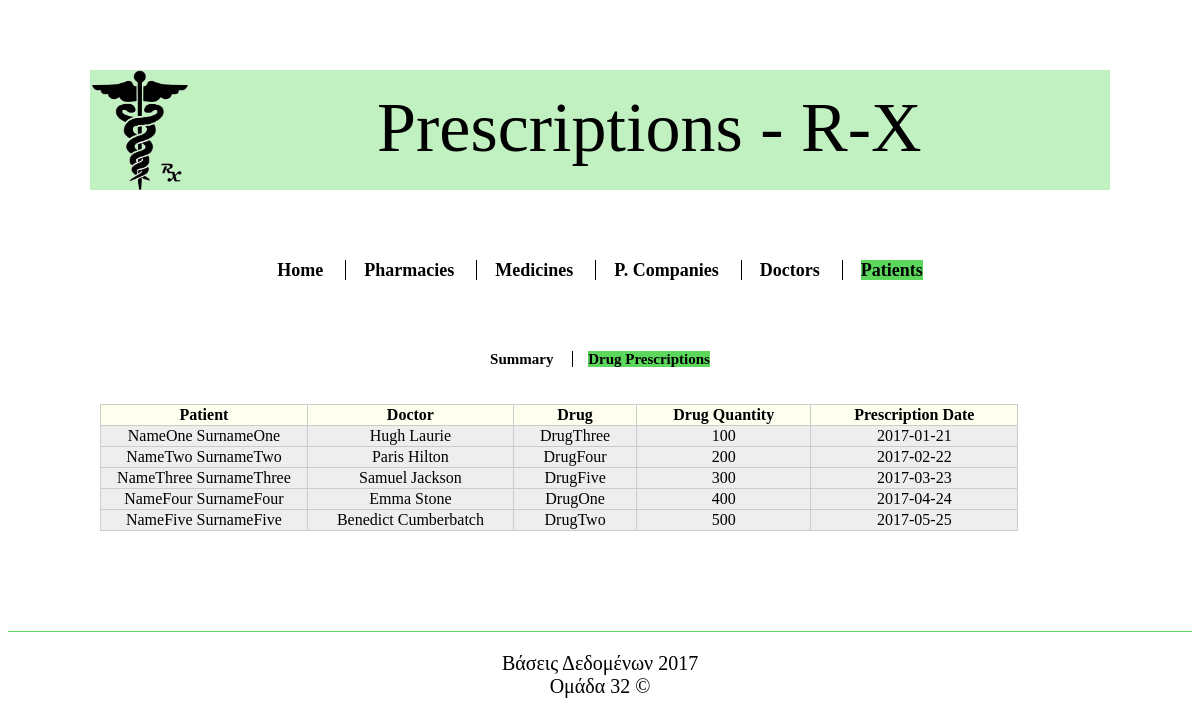
/patientDrugs.php, run on the app's committed database.
### tables this page shows
Create Table if not exists Prescription (
	PatientId integer unsigned not null,
	DoctorId integer unsigned not null,
	DrugId integer unsigned not null,
	PrescriptionDate date not null,
	Quantity integer not null,
	primary key(PatientId, DoctorId, DrugId),
	foreign key (PatientId) references Patient(PatientId) on delete cascade on update cascade,
	foreign key (DoctorId) references Doctor(DoctorId) on delete cascade on update cascade,
	foreign key (DrugId) references Drug(DrugId) on delete cascade on update cascade
);

Create Table if not exists Patient (
	PatientId integer unsigned auto_increment not null,
	FirstName varchar(20) not null,
	LastName varchar(20) not null,
	Town varchar(20) not null,
	StreetName varchar(20) not null,
	StreetNumber integer not null,
	PostalCode integer not null,
	Age integer not null,
	DoctorId integer unsigned not null,
	primary key (PatientId),
	foreign key (DoctorId) references Doctor(DoctorId) on delete cascade
);

Create Table if not exists Doctor (
	DoctorId integer unsigned auto_increment not null,
	FirstName varchar(20) not null,
	LastName varchar(20) not null,
	Speciality varchar(20) not null,
	ExperienceYears integer not null,
	primary key (DoctorId)
);

Create Table if not exists Drug (
	DrugId integer unsigned auto_increment not null,
	Name varchar(20) not null,
	Formula varchar(20) not null,
	CompanyId integer unsigned not null,
	primary key (DrugId),
	foreign key (CompanyId) references Company(CompanyId) on delete cascade
);

### patientDrugs.php (the view, shortened to what this page needs)
<?php
	include('inc/header.inc.php');
	include('inc/connect.inc.php');
?>
<div id="menu">
	<ul>
		<li><a href="index.php">Home</a></li>
		<li><a href="pharmacy.php">Pharmacies</a></li>
		<li><a href="medicine.php">Medicines</a></li>
		<li><a href="company.php">P. Companies</a></li>
		<li><a href="doctor.php">Doctors</a></li>
		<li><a href="patient.php" style="background-color:#5bd75b">Patients</a></li>
	</ul>
</div>
<div id="main">
<div id="menu2">
	<ul>
		<li><a href="patient.php">Summary</a></li>
		<li><a href="patientDrugs.php" style="background-color:#5bd75b">Drug Prescriptions</a></li>
	</ul>
</div>
<br/><br/>
<?php
	$sql1 = "SELECT Patient.FirstName as pfn, Patient.LastName as pln,
					Doctor.FirstName as dfn, Doctor.LastName as dln, Drug.Name,
					Prescription.PrescriptionDate, Prescription.Quantity
			 FROM ( (Prescription inner join Patient on Prescription.PatientId=Patient.PatientId)
			 		inner join Doctor on Prescription.DoctorId=Doctor.DoctorId)
					inner join Drug on Prescription.DrugId=Drug.DrugId";
	$mydata1 = mysql_query($sql1,$con);
	echo "
	<table width='90%'>
	<tr style='background-color:#FFFFF0'>
		<th>Patient</th>
		<th>Doctor</th>
		<th>Drug</th>
		<th>Drug Quantity</th>
		<th>Prescription Date</th>
	</tr>";
	while ($record1 = mysql_fetch_array($mydata1)) {
		echo "
		<tr>
		<td>$record1[pfn] $record1[pln]</td>
		<td>$record1[dfn] $record1[dln]</td>
		<td>$record1[Name]</td>
		<td>$record1[Quantity]</td>
		<td>$record1[PrescriptionDate]</td>
		</tr>";
	}
	echo "</table>";
?>
</div>
<?php
	include('inc/footer.inc.php');
?>

### assets/styles/style.css (style rules this page uses)
#menu { color:#FFFFFF; margin-top:70px; margin-bottom:70px; width:100%; }
#menu ul { font-size:100%; font-weight:bold; padding:0; margin:0; text-align:center; }
#menu li:first-child { padding-left:0; border-left:none; margin-left:0; }
#menu li { display:inline; margin-left: 1em; border-left: 1px solid #000000; padding-left:1em; font-size:18px; }
#menu li a:link, #menu li a:visited, #menu li a:active { text-decoration:none; color:#000000; }
#menu2 { color:#FFFFFF; margin-top:1%; width:100%; }
#menu2 ul { font-size:15px; font-style:tahoma; font-weight:bold; padding:0; margin:0; text-align:center; }
#menu2 li:first-child { padding-left:0; border-left:none; margin-left:0; }
#menu2 li { display:inline; margin-left: 1em; border-left: 1px solid #000000; padding-left:1em; }
#menu2 li a:link, #menu li a:visited, #menu li a:active { text-decoration:none; color:#000000; }
#main table { border-collapse:collapse; vertical-align:middle; margin-left:1%; }
#main { width:100%; text-align:left; }
#main th,td { text-align:center; border:1px solid #ccc; }
#main tr { background:#eee; }
@media only screen and (min-width: 280px) and (max-width:1919px) { html { ovelflow-y:scroll; } }
@media only screen and (min-width: 280px) and (max-width:1919px) { #main table { max-width:950px; min-width:760px; } }
@media only screen and (min-width: 280px) and (max-width:1919px) { #main td { min-width:60px; max-width:120px; } }
@media only screen and (min-width: 280px) and (max-width:1919px) { #menu2 { min-width:1020px; max-width:1020px; } }
@media only screen and (min-width: 280px) and (max-width:1919px) { #menu { min-width:680px; max-width:1020px; } }
@media only screen and (min-width: 280px) and (max-width:1919px) { #menu ul { text-align:center; } }

### data on the page
prescription: PatientId.FirstName "NameOne", PatientId.LastName "SurnameOne", DoctorId.FirstName "Hugh", DoctorId.LastName "Laurie", DrugId.Name "DrugThree", Quantity "100", PrescriptionDate "2017-01-21"
prescription: PatientId.FirstName "NameTwo", PatientId.LastName "SurnameTwo", DoctorId.FirstName "Paris", DoctorId.LastName "Hilton", DrugId.Name "DrugFour", Quantity "200", PrescriptionDate "2017-02-22"
prescription: PatientId.FirstName "NameThree", PatientId.LastName "SurnameThree", DoctorId.FirstName "Samuel", DoctorId.LastName "Jackson", DrugId.Name "DrugFive", Quantity "300", PrescriptionDate "2017-03-23"
prescription: PatientId.FirstName "NameFour", PatientId.LastName "SurnameFour", DoctorId.FirstName "Emma", DoctorId.LastName "Stone", DrugId.Name "DrugOne", Quantity "400", PrescriptionDate "2017-04-24"
prescription: PatientId.FirstName "NameFive", PatientId.LastName "SurnameFive", DoctorId.FirstName "Benedict", DoctorId.LastName "Cumberbatch", DrugId.Name "DrugTwo", Quantity "500", PrescriptionDate "2017-05-25"
